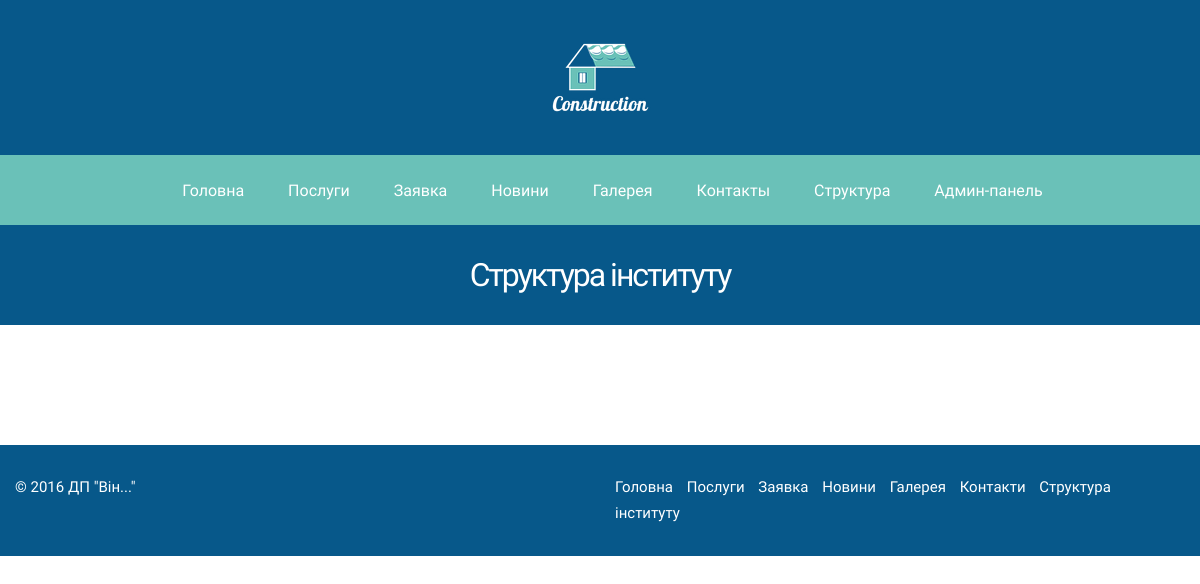
The page /structure on the database as committed earlier.
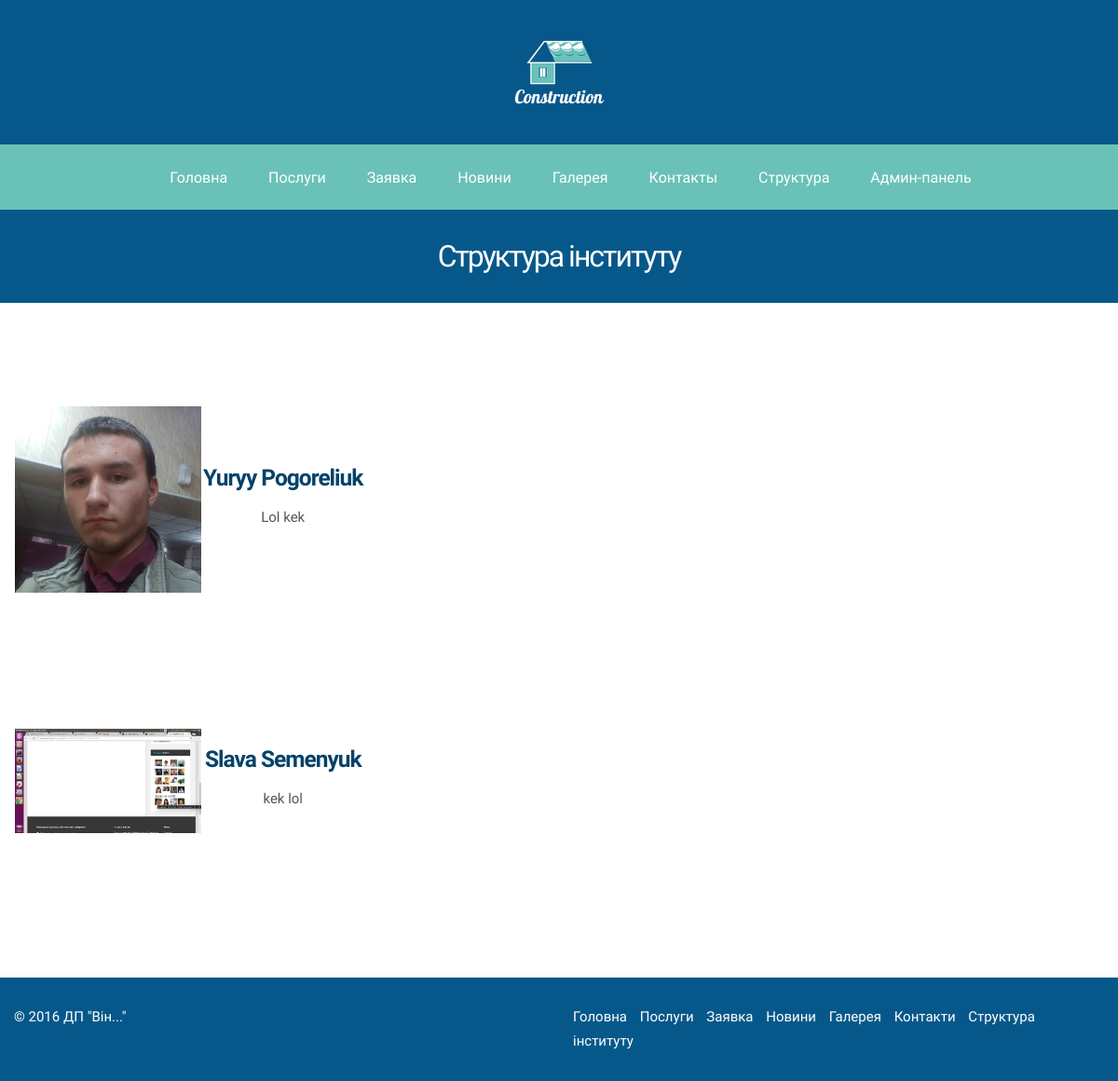
The same page on the database as committed later.
### construct/models.py (models this page shows, shortened)
class Person(models.Model):
	image = models.ImageField(upload_to='static/img')
	name = models.TextField(max_length=300)
	description = models.TextField(max_length=5000)
	class Meta():
		verbose_name = u"Людина"
		verbose_name_plural = u"Люди"

### construct/views.py (the view)
# urls.py: url(r'^structure$', views.structure, name='structure'),
def structure(request):
	people = Person.objects.all()
	template = loader.get_template("structure.html")
	return HttpResponse(template.render(locals(), request))

### templates/structure.html (shortened to what this page needs)
{% extends "base.html" %}
{% load construct_extras %}
{% block subheader %} Структура інституту {% endblock %}
{% block content %}
<table>
    {% for person in people %}
    <tr>
        <td style="height: 300px; width: 200px" rawspan="2"><img src="{{ person.image.url }}"></td>
        <td>
            <h3 align="center">{{ person.name }}</h3>
            <p align="center">{{ person.description }}</p>
        </td>
    </tr>
    {% endfor %}
</table>
{% endblock %}

Rows that differ between the two databases and show on the page:
added Person: image (picture), name "Yuryy Pogoreliuk", description "Lol kek"
added Person: image (picture), name "Slava Semenyuk", description "kek lol"
